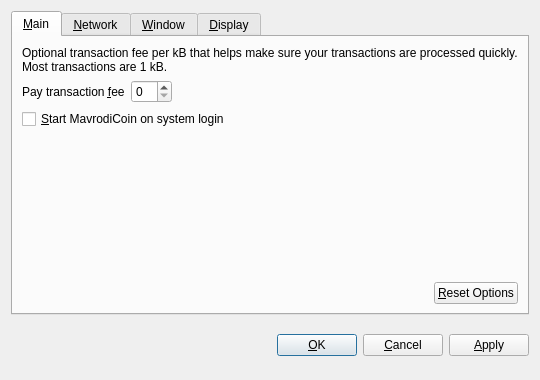
<?xml version="1.0" encoding="UTF-8"?>
<ui version="4.0">
 <class>OptionsDialog</class>
 <widget class="QDialog" name="OptionsDialog">
  <property name="geometry">
   <rect>
    <x>0</x>
    <y>0</y>
    <width>540</width>
    <height>380</height>
   </rect>
  </property>
  <property name="windowTitle">
   <string>Options</string>
  </property>
  <property name="modal">
   <bool>true</bool>
  </property>
  <layout class="QVBoxLayout" name="verticalLayout">
   <item>
    <widget class="QTabWidget" name="tabWidget">
     <property name="tabPosition">
      <enum>QTabWidget::North</enum>
     </property>
     <property name="currentIndex">
      <number>0</number>
     </property>
     <widget class="QWidget" name="tabMain">
      <attribute name="title">
       <string>&amp;Main</string>
      </attribute>
      <layout class="QVBoxLayout" name="verticalLayout_Main">
       <item>
        <widget class="QLabel" name="transactionFeeInfoLabel">
         <property name="text">
          <string>Optional transaction fee per kB that helps make sure your transactions are processed quickly. Most transactions are 1 kB.</string>
         </property>
         <property name="textFormat">
          <enum>Qt::PlainText</enum>
         </property>
         <property name="wordWrap">
          <bool>true</bool>
         </property>
        </widget>
       </item>
       <item>
        <layout class="QHBoxLayout" name="horizontalLayout_1_Main">
         <item>
          <widget class="QLabel" name="transactionFeeLabel">
           <property name="text">
            <string>Pay transaction &amp;fee</string>
           </property>
           <property name="textFormat">
            <enum>Qt::PlainText</enum>
           </property>
           <property name="buddy">
            <cstring>transactionFee</cstring>
           </property>
          </widget>
         </item>
         <item>
          <widget class="BitcoinAmountField" name="transactionFee"/>
         </item>
         <item>
          <spacer name="horizontalSpacer_1_Main">
           <property name="orientation">
            <enum>Qt::Horizontal</enum>
           </property>
           <property name="sizeHint" stdset="0">
            <size>
             <width>40</width>
             <height>20</height>
            </size>
           </property>
          </spacer>
         </item>
        </layout>
       </item>
       <item>
        <widget class="QCheckBox" name="bitcoinAtStartup">
         <property name="toolTip">
          <string>Automatically start MavrodiCoin after logging in to the system.</string>
         </property>
         <property name="text">
          <string>&amp;Start MavrodiCoin on system login</string>
         </property>
        </widget>
       </item>
       <item>
        <spacer name="verticalSpacer_Main">
         <property name="orientation">
          <enum>Qt::Vertical</enum>
         </property>
         <property name="sizeHint" stdset="0">
          <size>
           <width>20</width>
           <height>40</height>
          </size>
         </property>
        </spacer>
       </item>
       <item>
        <layout class="QHBoxLayout" name="horizontalLayout_2_Main">
         <item>
          <spacer name="horizontalSpacer_2_Main">
           <property name="orientation">
            <enum>Qt::Horizontal</enum>
           </property>
           <property name="sizeHint" stdset="0">
            <size>
             <width>40</width>
             <height>20</height>
            </size>
           </property>
          </spacer>
         </item>
         <item>
          <widget class="QPushButton" name="resetButton">
           <property name="toolTip">
            <string>Reset all client options to default.</string>
           </property>
           <property name="text">
            <string>&amp;Reset Options</string>
           </property>
           <property name="autoDefault">
            <bool>false</bool>
           </property>
          </widget>
         </item>
        </layout>
       </item>
      </layout>
     </widget>
     <widget class="QWidget" name="tabNetwork">
      <attribute name="title">
       <string>&amp;Network</string>
      </attribute>
      <layout class="QVBoxLayout" name="verticalLayout_Network">
       <item>
        <widget class="QCheckBox" name="mapPortUpnp">
         <property name="toolTip">
          <string>Automatically open the MavrodiCoin client port on the router. This only works when your router supports UPnP and it is enabled.</string>
         </property>
         <property name="text">
          <string>Map port using &amp;UPnP</string>
         </property>
        </widget>
       </item>
       <item>
        <widget class="QCheckBox" name="connectSocks">
         <property name="toolTip">
          <string>Connect to the MavrodiCoin network through a SOCKS proxy (e.g. when connecting through Tor).</string>
         </property>
         <property name="text">
          <string>&amp;Connect through SOCKS proxy:</string>
         </property>
        </widget>
       </item>
       <item>
        <layout class="QHBoxLayout" name="horizontalLayout_Network">
         <item>
          <widget class="QLabel" name="proxyIpLabel">
           <property name="text">
            <string>Proxy &amp;IP:</string>
           </property>
           <property name="textFormat">
            <enum>Qt::PlainText</enum>
           </property>
           <property name="buddy">
            <cstring>proxyIp</cstring>
           </property>
          </widget>
         </item>
         <item>
          <widget class="QValidatedLineEdit" name="proxyIp">
           <property name="maximumSize">
            <size>
             <width>140</width>
             <height>16777215</height>
            </size>
           </property>
           <property name="toolTip">
            <string>IP address of the proxy (e.g. 127.0.0.1)</string>
           </property>
          </widget>
         </item>
         <item>
          <widget class="QLabel" name="proxyPortLabel">
           <property name="text">
            <string>&amp;Port:</string>
           </property>
           <property name="textFormat">
            <enum>Qt::PlainText</enum>
           </property>
           <property name="buddy">
            <cstring>proxyPort</cstring>
           </property>
          </widget>
         </item>
         <item>
          <widget class="QLineEdit" name="proxyPort">
           <property name="maximumSize">
            <size>
             <width>55</width>
             <height>16777215</height>
            </size>
           </property>
           <property name="toolTip">
            <string>Port of the proxy (e.g. 9050)</string>
           </property>
          </widget>
         </item>
         <item>
          <widget class="QLabel" name="socksVersionLabel">
           <property name="text">
            <string>SOCKS &amp;Version:</string>
           </property>
           <property name="textFormat">
            <enum>Qt::PlainText</enum>
           </property>
           <property name="buddy">
            <cstring>socksVersion</cstring>
           </property>
          </widget>
         </item>
         <item>
          <widget class="QValueComboBox" name="socksVersion">
           <property name="toolTip">
            <string>SOCKS version of the proxy (e.g. 5)</string>
           </property>
          </widget>
         </item>
         <item>
          <spacer name="horizontalSpacer_Network">
           <property name="orientation">
            <enum>Qt::Horizontal</enum>
           </property>
           <property name="sizeHint" stdset="0">
            <size>
             <width>40</width>
             <height>20</height>
            </size>
           </property>
          </spacer>
         </item>
        </layout>
       </item>
       <item>
        <spacer name="verticalSpacer_Network">
         <property name="orientation">
          <enum>Qt::Vertical</enum>
         </property>
         <property name="sizeHint" stdset="0">
          <size>
           <width>20</width>
           <height>40</height>
          </size>
         </property>
        </spacer>
       </item>
      </layout>
     </widget>
     <widget class="QWidget" name="tabWindow">
      <attribute name="title">
       <string>&amp;Window</string>
      </attribute>
      <layout class="QVBoxLayout" name="verticalLayout_Window">
       <item>
        <widget class="QCheckBox" name="minimizeToTray">
         <property name="toolTip">
          <string>Show only a tray icon after minimizing the window.</string>
         </property>
         <property name="text">
          <string>&amp;Minimize to the tray instead of the taskbar</string>
         </property>
        </widget>
       </item>
       <item>
        <widget class="QCheckBox" name="minimizeOnClose">
         <property name="toolTip">
          <string>Minimize instead of exit the application when the window is closed. When this option is enabled, the application will be closed only after selecting Quit in the menu.</string>
         </property>
         <property name="text">
          <string>M&amp;inimize on close</string>
         </property>
        </widget>
       </item>
       <item>
        <spacer name="verticalSpacer_Window">
         <property name="orientation">
          <enum>Qt::Vertical</enum>
         </property>
         <property name="sizeHint" stdset="0">
          <size>
           <width>20</width>
           <height>40</height>
          </size>
         </property>
        </spacer>
       </item>
      </layout>
     </widget>
     <widget class="QWidget" name="tabDisplay">
      <attribute name="title">
       <string>&amp;Display</string>
      </attribute>
      <layout class="QVBoxLayout" name="verticalLayout_Display">
       <item>
        <layout class="QHBoxLayout" name="horizontalLayout_1_Display">
         <item>
          <widget class="QLabel" name="langLabel">
           <property name="text">
            <string>User Interface &amp;language:</string>
           </property>
           <property name="textFormat">
            <enum>Qt::PlainText</enum>
           </property>
           <property name="buddy">
            <cstring>lang</cstring>
           </property>
          </widget>
         </item>
         <item>
          <widget class="QValueComboBox" name="lang">
           <property name="toolTip">
            <string>The user interface language can be set here. This setting will take effect after restarting MavrodiCoin.</string>
           </property>
          </widget>
         </item>
        </layout>
       </item>
       <item>
        <layout class="QHBoxLayout" name="horizontalLayout_2_Display">
         <item>
          <widget class="QLabel" name="unitLabel">
           <property name="text">
            <string>&amp;Unit to show amounts in:</string>
           </property>
           <property name="textFormat">
            <enum>Qt::PlainText</enum>
           </property>
           <property name="buddy">
            <cstring>unit</cstring>
           </property>
          </widget>
         </item>
         <item>
          <widget class="QValueComboBox" name="unit">
           <property name="toolTip">
            <string>Choose the default subdivision unit to show in the interface and when sending coins.</string>
           </property>
          </widget>
         </item>
        </layout>
       </item>
       <item>
        <widget class="QCheckBox" name="displayAddresses">
         <property name="toolTip">
          <string>Whether to show MavrodiCoin addresses in the transaction list or not.</string>
         </property>
         <property name="text">
          <string>&amp;Display addresses in transaction list</string>
         </property>
        </widget>
       </item>
       <item>
        <widget class="QCheckBox" name="coinControlFeatures">
         <property name="toolTip">
          <string>Whether to show coin control features or not.</string>
         </property>
         <property name="text">
          <string>Display coin &amp;control features (experts only!)</string>
         </property>
        </widget>
       </item>
       <item>
        <spacer name="verticalSpacer_Display">
         <property name="orientation">
          <enum>Qt::Vertical</enum>
         </property>
         <property name="sizeHint" stdset="0">
          <size>
           <width>20</width>
           <height>40</height>
          </size>
         </property>
        </spacer>
       </item>
      </layout>
     </widget>
    </widget>
   </item>
   <item>
    <layout class="QHBoxLayout" name="horizontalLayout_Buttons">
     <item>
      <spacer name="horizontalSpacer_1">
       <property name="orientation">
        <enum>Qt::Horizontal</enum>
       </property>
       <property name="sizeHint" stdset="0">
        <size>
         <width>40</width>
         <height>48</height>
        </size>
       </property>
      </spacer>
     </item>
     <item>
      <widget class="QLabel" name="statusLabel">
       <property name="font">
        <font>
         <weight>75</weight>
         <bold>true</bold>
        </font>
       </property>
       <property name="text">
        <string/>
       </property>
       <property name="textFormat">
        <enum>Qt::PlainText</enum>
       </property>
       <property name="wordWrap">
        <bool>true</bool>
       </property>
      </widget>
     </item>
     <item>
      <spacer name="horizontalSpacer_2">
       <property name="orientation">
        <enum>Qt::Horizontal</enum>
       </property>
       <property name="sizeHint" stdset="0">
        <size>
         <width>40</width>
         <height>48</height>
        </size>
       </property>
      </spacer>
     </item>
     <item>
      <widget class="QPushButton" name="okButton">
       <property name="text">
        <string>&amp;OK</string>
       </property>
      </widget>
     </item>
     <item>
      <widget class="QPushButton" name="cancelButton">
       <property name="text">
        <string>&amp;Cancel</string>
       </property>
       <property name="autoDefault">
        <bool>false</bool>
       </property>
      </widget>
     </item>
     <item>
      <widget class="QPushButton" name="applyButton">
       <property name="text">
        <string>&amp;Apply</string>
       </property>
       <property name="autoDefault">
        <bool>false</bool>
       </property>
      </widget>
     </item>
    </layout>
   </item>
  </layout>
 </widget>
 <customwidgets>
  <customwidget>
   <class>BitcoinAmountField</class>
   <extends>QSpinBox</extends>
   <header>bitcoinamountfield.h</header>
  </customwidget>
  <customwidget>
   <class>QValueComboBox</class>
   <extends>QComboBox</extends>
   <header>qvaluecombobox.h</header>
  </customwidget>
  <customwidget>
   <class>QValidatedLineEdit</class>
   <extends>QLineEdit</extends>
   <header>qvalidatedlineedit.h</header>
  </customwidget>
 </customwidgets>
 <resources/>
 <connections/>
</ui>
